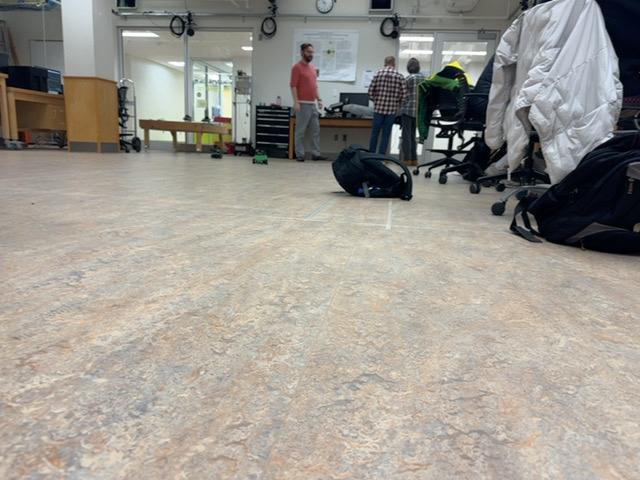
#> input picture src/bot_far.jpg, 640 x 480 px, found by its file name
$ python Hitbox_Detector.py
#> lines starting #> are read from the running program, lines starting #| are printed output that depends on the picture; after the words box and inside, x2 and y2 are one past the last pixel; in counts of white or black regions, pixels touching at a corner belong together
#> further down, img is the input picture: shape (480, 640, 3); mean B, G, R 144.1, 151.7, 156.1
### src/Hitbox.py
# Represents an x y coordinate pair
class Coords:
    def __init__(self, x, y):
        self.x = x
        self.y = y

# Represents a rectangle
class Rect:
    def __init__(self, topLeft, bottomRight):
        self.topLeft = topLeft
        self.bottomRight = bottomRight

    # [10 lines left out: function contains, not called in this run]

# Represents the hitbox for a player identified by the color of their band
class Hitbox:
    def __init__(self,color,rect):
        self.color = color
        self.rect = rect

    # Gets the color of the band detected for this hitbox
    def get_color(self):
        return self.color

    # Gets the rect
    def get_rect(self):
        return self.rect

### src/Hitbox_Detector.py
import numpy as np
import cv2
from Hitbox import Hitbox, Rect, Coords

class Hitbox_Detector:
    def __init__(self,color_ranges={'green':(np.array([64, 70, 66]),np.array([77, 207, 134]))}):
        self.color_ranges = color_ranges
        self.colors = [color for color in color_ranges.keys()]

    def draw_hitboxes_on_img(self,img):
        hitboxes = self.detect_hitboxes(img)
        cv2.imshow('hitboxes',self.draw_hitboxes(img,hitboxes))
        cv2.waitKey(0)
        cv2.destroyAllWindows()

    def detect_hitboxes(self,img):
        hsv = cv2.cvtColor(img,cv2.COLOR_BGR2HSV)
#> hsv: shape (480, 640, 3); mean H, S, V 42.4, 41.8, 159.5
        hitboxes=[]
        for color,color_range in self.color_ranges.items():
            color_lower,color_upper = color_range
            mask = cv2.inRange(hsv, color_lower, color_upper)
            contours, _ = cv2.findContours(mask, cv2.RETR_EXTERNAL, cv2.CHAIN_APPROX_SIMPLE)
            if len(contours)>1:
                for contour in contours:
                    x, y, w, h = cv2.boundingRect(contour)
                    if w * h > 10:
                        x,y,w,h = self.adjust_hitbox_ratio(x,y,w,h)
                        hitbox = Hitbox(color, Rect(Coords(x, y), Coords(x + w, y + h)))
                        hitboxes.append(hitbox)
#> this loop made 1 pass
#> pass 1, in detect_hitboxes, `mask = cv2.inRange(hsv, color_lower, color_upper)`:
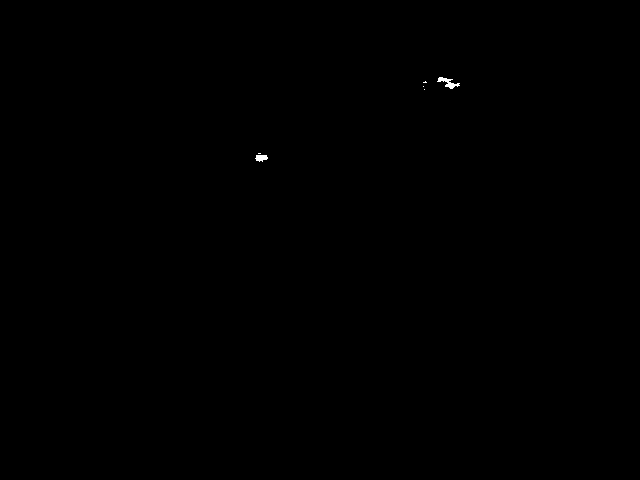
#> mask: shape (480, 640); 0.06% white; 6 white regions (4 under 20 px), largest, box (x1, y1, x2, y2) and area: (437, 77, 460, 89) 110, (255, 155, 268, 162) 67
#> after the loop, hitboxes = 2 items
        return hitboxes

    def adjust_hitbox_ratio(self,x,y,w,h):
        new_h = int(4*w/3)
        new_y = int(y - new_h/2)
        return x,new_y,w,new_h


    def draw_hitboxes(self,img,hitboxes):
        for hitbox in hitboxes:
            label = hitbox.get_color()
            rect = hitbox.get_rect()
            cv2.rectangle(img, (rect.topLeft.x, rect.topLeft.y), (rect.bottomRight.x, rect.bottomRight.y), (170,200,200), 1)
#> this loop made 2 passes
#> label on passes 1 to 2: 'green', 'green'
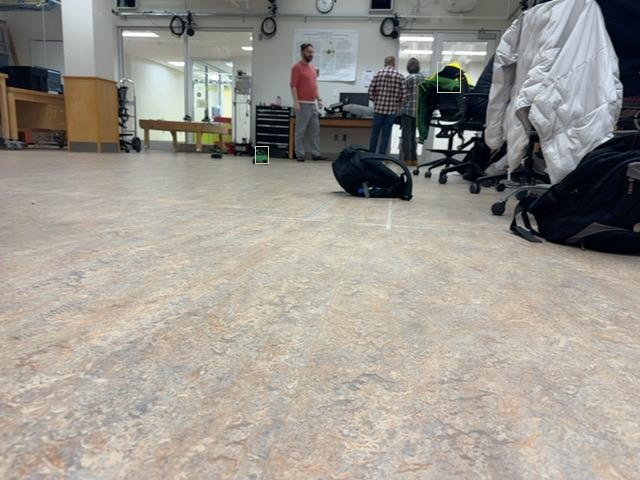
#> img: shape (480, 640, 3); 0.05% of pixels changed, all inside (x1, y1, x2, y2) = (255, 62, 461, 164)
        return img


if __name__ == "__main__":
    img = cv2.imread('C:/Users/anshs/csro/src/bot_far.jpg')
    detector = Hitbox_Detector()
    detector.draw_hitboxes_on_img(img)
